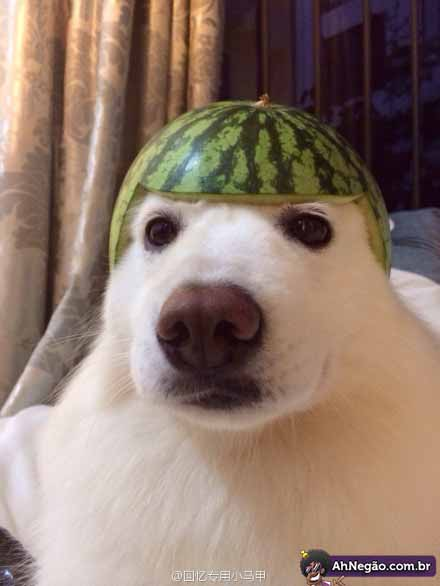
#> input picture Base/capacete-3.jpg, 440 x 586 px
$ python 4.py
#> lines starting #> are read from the running program, lines starting #| are printed output that depends on the picture; after the words box and inside, x2 and y2 are one past the last pixel; in counts of white or black regions, pixels touching at a corner belong together
import numpy as np
import cv2

img = cv2.imread("capacete-3.jpg", cv2.IMREAD_COLOR)
#> img is the input picture: shape (586, 440, 3); mean B, G, R 110.3, 122.8, 144.8

img[200,200]=[0,0,0]
#> img: shape (586, 440, 3); under 0.01% of pixels changed, all inside (x1, y1, x2, y2) = (200, 200, 201, 201)
img[199,199]=[0,0,0]
#> img: shape (586, 440, 3); mean B, G, R 110.3, 122.8, 144.8
img[198,198]=[0,0,0]
#> img: shape (586, 440, 3); mean B, G, R 110.3, 122.8, 144.8
img[197,197]=[0,0,0]
#> img: shape (586, 440, 3); mean B, G, R 110.3, 122.8, 144.8
img[196,196]=[0,0,0]
#> img: shape (586, 440, 3); mean B, G, R 110.3, 122.8, 144.8

px = img [200,200]
#> px = [0, 0, 0]
print(px)
#| [0 0 0]

maqcario = img[100:150, 100:150]
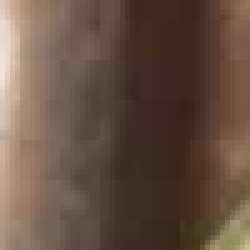
#> maqcario: shape (50, 50, 3) (shown 5 times larger); mean B, G, R 68.3, 80.9, 104.2
img[200:250, 200:250] = maqcario
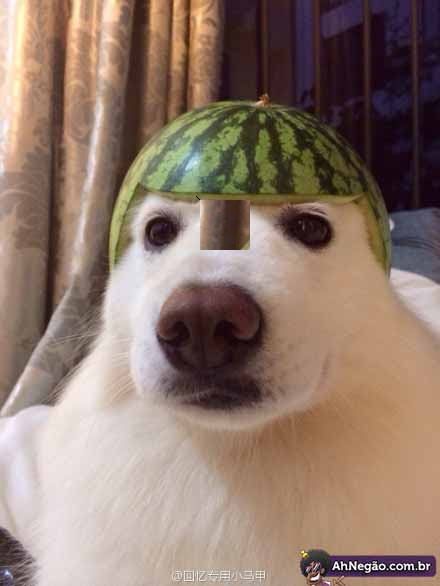
#> img: shape (586, 440, 3); mean B, G, R 109.1, 121.6, 143.8


cv2.imshow("capacete-3.jpg", img)
cv2.waitKey(0)
cv2.destroyAllWindows()
